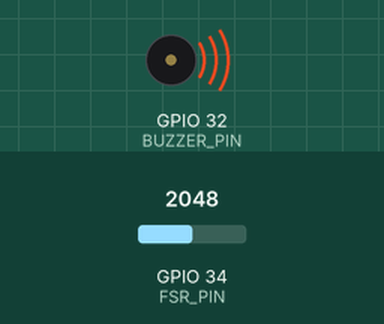
The sketch below on a simulated ESP32. Shown: buzzer (waves = sounding). Inputs (shaded band) come from the test bench; at power-on: GPIO 34 (FSR_PIN) = 2048. What the sketch prints to the serial monitor is not drawn.

Above: at 2.2 s.
2.3 s: GPIO 34 (FSR_PIN) set to 54
3.8 s: GPIO 34 (FSR_PIN) set to 45
At 4.7 s:
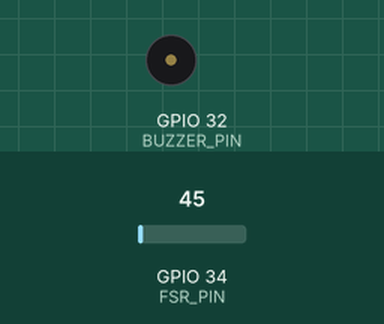
6.0 s: GPIO 34 (FSR_PIN) set to 491
At 7.2 s:
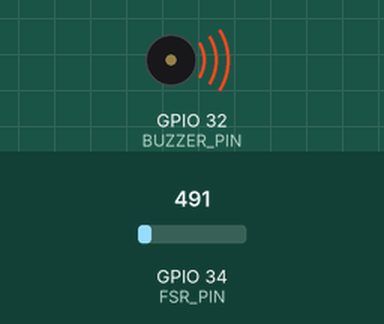
7.5 s: GPIO 34 (FSR_PIN) set to 10
At 8.5 s:
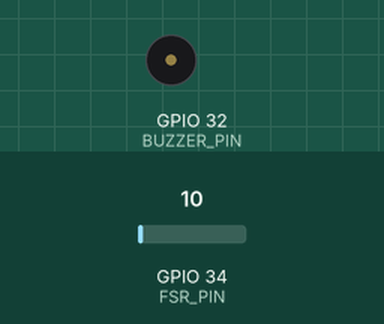
Timing chart, 0 to 10.0 s (numbered marks = the images above; inputs shaded):
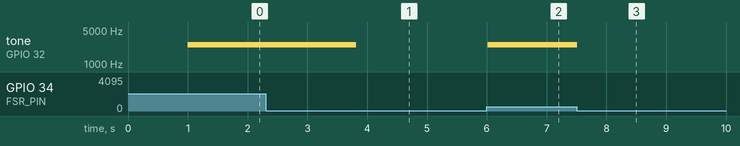

The sketch:

aquasentinel_esp32.ino
```cpp
#include <Arduino.h>

const int FSR_PIN = 34;
const int BUZZER_PIN = 32;

const int ALERT_THRESHOLD = 50;
const unsigned long TELEMETRY_INTERVAL_MS = 500;

const char* DEVICE_ID = "AQUA-ESP32-001";
const char* SENSOR_ID = "FSR-P01";
const char* ZONE_ID = "Zone_B";

unsigned long lastTelemetryTime = 0;

void setup() {
  Serial.begin(115200);

  pinMode(FSR_PIN, INPUT);
  pinMode(BUZZER_PIN, OUTPUT);

  noTone(BUZZER_PIN);

  delay(1000);
}

void loop() {
  unsigned long currentMillis = millis();

  int rawValue = analogRead(FSR_PIN);

  // Demo-only pressure-equivalent value.
  // This is NOT a calibrated PSI measurement.
  float pressureEquivalent =
      map(rawValue, 0, 4095, 0, 1000) / 10.0;

  bool isAlert = (rawValue >= ALERT_THRESHOLD);

  const char* status =
      isAlert ? "ALERT" : "NORMAL";

  // Physical buzzer
  if (isAlert) {
    tone(BUZZER_PIN, 2500);
  } else {
    noTone(BUZZER_PIN);
  }

  // Send telemetry over USB Serial
  if (currentMillis - lastTelemetryTime >= TELEMETRY_INTERVAL_MS) {

    lastTelemetryTime = currentMillis;

    Serial.print("{\"device_id\":\"");
    Serial.print(DEVICE_ID);

    Serial.print("\",\"sensor_id\":\"");
    Serial.print(SENSOR_ID);

    Serial.print("\",\"zone_id\":\"");
    Serial.print(ZONE_ID);

    Serial.print("\",\"raw_value\":");
    Serial.print(rawValue);

    Serial.print(",\"pressure_equivalent\":");
    Serial.print(pressureEquivalent, 1);

    Serial.print(",\"threshold\":");
    Serial.print(ALERT_THRESHOLD);

    Serial.print(",\"status\":\"");
    Serial.print(status);

    Serial.print("\",\"timestamp_ms\":");
    Serial.print(currentMillis);

    Serial.println("}");
  }

  delay(20);
}
```

Measured:
- the behaviour switches between 50 and 49 on GPIO 34 (FSR_PIN) (found by bisection; images 0 and 1)
- after the input at 2.3 s, every drawn part: stays the same
- after the input at 3.8 s, tone on GPIO 32 (BUZZER_PIN): 2500 Hz → silent at once
- after the input at 6.0 s, tone on GPIO 32 (BUZZER_PIN): silent → 2500 Hz at once
- after the input at 7.5 s, tone on GPIO 32 (BUZZER_PIN): 2500 Hz → silent at once
